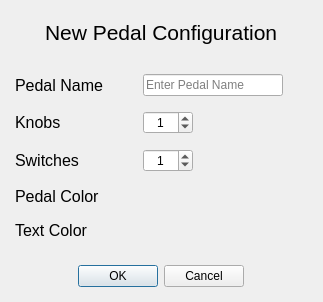
<?xml version="1.0" encoding="UTF-8"?>
<ui version="4.0">
    <class>NewPedalConfigDialog</class>
    <widget class="QDialog" name="NewPedalConfigDialog">
        <property name="geometry">
            <rect>
                <x>0</x>
                <y>0</y>
                <width>319</width>
                <height>302</height>
            </rect>
        </property>
        <property name="windowTitle">
            <string>New Pedal Configuration</string>
        </property>
        <layout class="QVBoxLayout" name="verticalLayout">
            <property name="spacing">
                <number>20</number>
            </property>
            <property name="leftMargin">
                <number>15</number>
            </property>
            <property name="topMargin">
                <number>15</number>
            </property>
            <property name="rightMargin">
                <number>15</number>
            </property>
            <property name="bottomMargin">
                <number>15</number>
            </property>
            <item alignment="Qt::AlignHCenter">
                <widget class="QLabel" name="new_pedal_config_label">
                    <property name="sizePolicy">
                        <sizepolicy hsizetype="Preferred" vsizetype="Fixed">
                            <horstretch>0</horstretch>
                            <verstretch>0</verstretch>
                        </sizepolicy>
                    </property>
                    <property name="minimumSize">
                        <size>
                            <width>0</width>
                            <height>30</height>
                        </size>
                    </property>
                    <property name="maximumSize">
                        <size>
                            <width>16777215</width>
                            <height>50</height>
                        </size>
                    </property>
                    <property name="font">
                        <font>
                            <pointsize>16</pointsize>
                        </font>
                    </property>
                    <property name="text">
                        <string>New Pedal Configuration</string>
                    </property>
                </widget>
            </item>
            <item>
                <layout class="QFormLayout" name="config_layout">
                    <property name="formAlignment">
                        <set>Qt::AlignHCenter|Qt::AlignTop</set>
                    </property>
                    <property name="horizontalSpacing">
                        <number>40</number>
                    </property>
                    <property name="verticalSpacing">
                        <number>15</number>
                    </property>
                    <property name="topMargin">
                        <number>5</number>
                    </property>
                    <property name="rightMargin">
                        <number>25</number>
                    </property>
                    <property name="bottomMargin">
                        <number>5</number>
                    </property>
                    <item row="0" column="0">
                        <widget class="QLabel" name="pedal_name_label">
                            <property name="font">
                                <font>
                                    <pointsize>12</pointsize>
                                </font>
                            </property>
                            <property name="text">
                                <string>Pedal Name</string>
                            </property>
                        </widget>
                    </item>
                    <item row="0" column="1">
                        <widget class="QLineEdit" name="pedal_name_editbox">
                            <property name="sizePolicy">
                                <sizepolicy hsizetype="Fixed" vsizetype="Fixed">
                                    <horstretch>0</horstretch>
                                    <verstretch>0</verstretch>
                                </sizepolicy>
                            </property>
                            <property name="minimumSize">
                                <size>
                                    <width>140</width>
                                    <height>0</height>
                                </size>
                            </property>
                            <property name="maximumSize">
                                <size>
                                    <width>140</width>
                                    <height>16777215</height>
                                </size>
                            </property>
                            <property name="placeholderText">
                                <string>Enter Pedal Name</string>
                            </property>
                        </widget>
                    </item>
                    <item row="1" column="0">
                        <widget class="QLabel" name="knob_label">
                            <property name="sizePolicy">
                                <sizepolicy hsizetype="Preferred" vsizetype="Preferred">
                                    <horstretch>0</horstretch>
                                    <verstretch>0</verstretch>
                                </sizepolicy>
                            </property>
                            <property name="font">
                                <font>
                                    <pointsize>12</pointsize>
                                </font>
                            </property>
                            <property name="text">
                                <string>Knobs</string>
                            </property>
                        </widget>
                    </item>
                    <item row="1" column="1">
                        <widget class="QSpinBox" name="knob_cfg_spinbox">
                            <property name="sizePolicy">
                                <sizepolicy hsizetype="Fixed" vsizetype="Fixed">
                                    <horstretch>0</horstretch>
                                    <verstretch>0</verstretch>
                                </sizepolicy>
                            </property>
                            <property name="maximumSize">
                                <size>
                                    <width>50</width>
                                    <height>16777215</height>
                                </size>
                            </property>
                            <property name="alignment">
                                <set>Qt::AlignCenter</set>
                            </property>
                            <property name="maximum">
                                <number>12</number>
                            </property>
                            <property name="value">
                                <number>1</number>
                            </property>
                        </widget>
                    </item>
                    <item row="2" column="0">
                        <widget class="QLabel" name="switches_label">
                            <property name="sizePolicy">
                                <sizepolicy hsizetype="Preferred" vsizetype="Preferred">
                                    <horstretch>0</horstretch>
                                    <verstretch>0</verstretch>
                                </sizepolicy>
                            </property>
                            <property name="font">
                                <font>
                                    <pointsize>12</pointsize>
                                </font>
                            </property>
                            <property name="text">
                                <string>Switches</string>
                            </property>
                        </widget>
                    </item>
                    <item row="2" column="1">
                        <widget class="QSpinBox" name="switch_cfg_spinbox">
                            <property name="sizePolicy">
                                <sizepolicy hsizetype="Fixed" vsizetype="Fixed">
                                    <horstretch>0</horstretch>
                                    <verstretch>0</verstretch>
                                </sizepolicy>
                            </property>
                            <property name="maximumSize">
                                <size>
                                    <width>50</width>
                                    <height>16777215</height>
                                </size>
                            </property>
                            <property name="alignment">
                                <set>Qt::AlignCenter</set>
                            </property>
                            <property name="maximum">
                                <number>12</number>
                            </property>
                            <property name="value">
                                <number>1</number>
                            </property>
                        </widget>
                    </item>
                    <item row="3" column="0">
                        <widget class="QLabel" name="pedal_color_label">
                            <property name="sizePolicy">
                                <sizepolicy hsizetype="Preferred" vsizetype="Preferred">
                                    <horstretch>0</horstretch>
                                    <verstretch>0</verstretch>
                                </sizepolicy>
                            </property>
                            <property name="font">
                                <font>
                                    <pointsize>12</pointsize>
                                </font>
                            </property>
                            <property name="text">
                                <string>Pedal Color</string>
                            </property>
                        </widget>
                    </item>
                    <item row="3" column="1">
                        <widget class="ColorSelector" name="pedal_color" native="true"/>
                    </item>
                    <item row="4" column="0">
                        <widget class="QLabel" name="text_color_label">
                            <property name="sizePolicy">
                                <sizepolicy hsizetype="Preferred" vsizetype="Preferred">
                                    <horstretch>0</horstretch>
                                    <verstretch>0</verstretch>
                                </sizepolicy>
                            </property>
                            <property name="font">
                                <font>
                                    <pointsize>12</pointsize>
                                </font>
                            </property>
                            <property name="text">
                                <string>Text Color</string>
                            </property>
                        </widget>
                    </item>
                    <item row="4" column="1">
                        <widget class="ColorSelector" name="text_color" native="true"/>
                    </item>
                </layout>
            </item>
            <item alignment="Qt::AlignHCenter">
                <widget class="QDialogButtonBox" name="button_box">
                    <property name="orientation">
                        <enum>Qt::Horizontal</enum>
                    </property>
                    <property name="standardButtons">
                        <set>QDialogButtonBox::Cancel|QDialogButtonBox::Ok</set>
                    </property>
                </widget>
            </item>
        </layout>
    </widget>
    <customwidgets>
        <customwidget>
            <class>ColorSelector</class>
            <extends>QWidget</extends>
            <header>widgets.color_selector</header>
            <container>1</container>
        </customwidget>
    </customwidgets>
    <resources/>
    <connections>
        <connection>
            <sender>button_box</sender>
            <signal>accepted()</signal>
            <receiver>NewPedalConfigDialog</receiver>
            <slot>accept()</slot>
            <hints>
                <hint type="sourcelabel">
                    <x>248</x>
                    <y>254</y>
                </hint>
                <hint type="destinationlabel">
                    <x>157</x>
                    <y>274</y>
                </hint>
            </hints>
        </connection>
        <connection>
            <sender>button_box</sender>
            <signal>rejected()</signal>
            <receiver>NewPedalConfigDialog</receiver>
            <slot>reject()</slot>
            <hints>
                <hint type="sourcelabel">
                    <x>316</x>
                    <y>260</y>
                </hint>
                <hint type="destinationlabel">
                    <x>286</x>
                    <y>274</y>
                </hint>
            </hints>
        </connection>
    </connections>
</ui>
